Frame 1 (no input): blank canvas, image omitted
Frame 60 (no input): blank canvas, image omitted
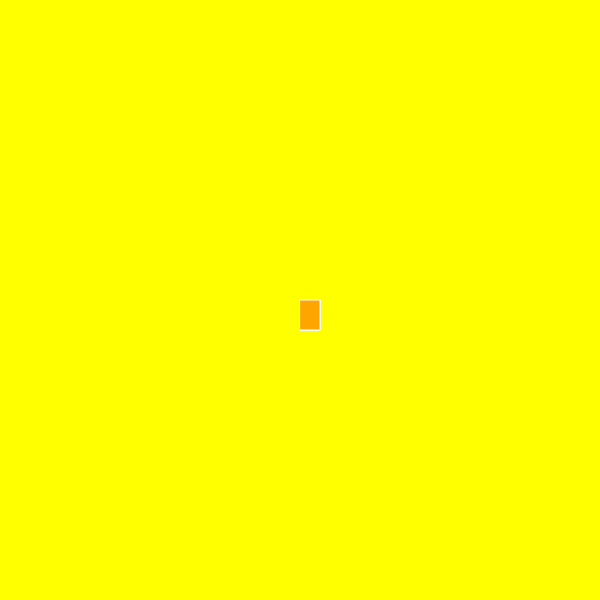
Frame 120 (the mouse pressed at the canvas centre since frame 60)

The p5.js sketch whose frames 1 and 60 were blank and that drew this single picture after the mouse press (run headless with seeded random() and noise() and a simulated clock; from frame 60 on, the mouse is pressed at the canvas centre):

// p5.js sketch
// ── sketch.js
function setup() {
    createCanvas(600, 600);
    background("yellow")
  }
  
  function draw() {
    stroke("white");
    fill("orange");
    
    
    if (mouseIsPressed) {
      rect(mouseX, mouseY, 20, 30);
    }
  }
  
